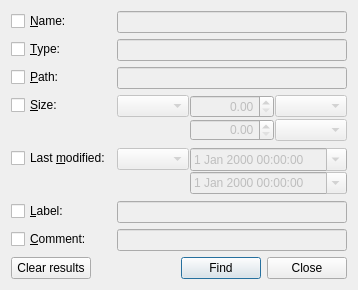
<ui version="4.0" >
 <class>FindWidget</class>
 <widget class="QWidget" name="FindWidget" >
  <property name="geometry" >
   <rect>
    <x>0</x>
    <y>0</y>
    <width>371</width>
    <height>280</height>
   </rect>
  </property>
  <property name="windowTitle" >
   <string>Find</string>
  </property>
  <property name="windowIcon" >
   <iconset resource="images/images.qrc" >
    <normaloff>:/images/filefind.png</normaloff>:/images/filefind.png</iconset>
  </property>
  <layout class="QVBoxLayout" name="verticalLayout" >
   <property name="sizeConstraint" >
    <enum>QLayout::SetFixedSize</enum>
   </property>
   <item>
    <layout class="QFormLayout" name="formLayout" >
     <item row="0" column="0" >
      <widget class="QCheckBox" name="nameCheck" >
       <property name="text" >
        <string>&amp;Name:</string>
       </property>
      </widget>
     </item>
     <item row="0" column="1" >
      <widget class="QLineEdit" name="nameEdit" >
       <property name="enabled" >
        <bool>false</bool>
       </property>
      </widget>
     </item>
     <item row="1" column="0" >
      <widget class="QCheckBox" name="typeCheck" >
       <property name="text" >
        <string>&amp;Type:</string>
       </property>
      </widget>
     </item>
     <item row="1" column="1" >
      <widget class="QLineEdit" name="typeEdit" >
       <property name="enabled" >
        <bool>false</bool>
       </property>
      </widget>
     </item>
     <item row="2" column="0" >
      <widget class="QCheckBox" name="pathCheck" >
       <property name="text" >
        <string>&amp;Path:</string>
       </property>
      </widget>
     </item>
     <item row="2" column="1" >
      <widget class="QLineEdit" name="pathEdit" >
       <property name="enabled" >
        <bool>false</bool>
       </property>
      </widget>
     </item>
     <item row="3" column="0" >
      <widget class="QCheckBox" name="sizeCheck" >
       <property name="text" >
        <string>&amp;Size:</string>
       </property>
      </widget>
     </item>
     <item row="3" column="1" >
      <layout class="QGridLayout" name="gridLayout" >
       <property name="spacing" >
        <number>1</number>
       </property>
       <item row="0" column="0" >
        <widget class="QComboBox" name="sizeFilterCombo" >
         <property name="enabled" >
          <bool>false</bool>
         </property>
        </widget>
       </item>
       <item row="0" column="1" >
        <layout class="QHBoxLayout" name="horizontalLayout" >
         <property name="spacing" >
          <number>1</number>
         </property>
         <item>
          <widget class="QDoubleSpinBox" name="sizeSpin" >
           <property name="enabled" >
            <bool>false</bool>
           </property>
           <property name="sizePolicy" >
            <sizepolicy vsizetype="Fixed" hsizetype="Expanding" >
             <horstretch>0</horstretch>
             <verstretch>0</verstretch>
            </sizepolicy>
           </property>
           <property name="alignment" >
            <set>Qt::AlignRight|Qt::AlignTrailing|Qt::AlignVCenter</set>
           </property>
           <property name="maximum" >
            <double>2147483647.000000000000000</double>
           </property>
          </widget>
         </item>
         <item>
          <widget class="QComboBox" name="sizeUnitCombo" >
           <property name="enabled" >
            <bool>false</bool>
           </property>
           <property name="sizePolicy" >
            <sizepolicy vsizetype="Fixed" hsizetype="Minimum" >
             <horstretch>0</horstretch>
             <verstretch>0</verstretch>
            </sizepolicy>
           </property>
          </widget>
         </item>
        </layout>
       </item>
       <item row="1" column="0" >
        <spacer name="horizontalSpacer" >
         <property name="orientation" >
          <enum>Qt::Horizontal</enum>
         </property>
         <property name="sizeType" >
          <enum>QSizePolicy::Preferred</enum>
         </property>
         <property name="sizeHint" stdset="0" >
          <size>
           <width>0</width>
           <height>0</height>
          </size>
         </property>
        </spacer>
       </item>
       <item row="1" column="1" >
        <layout class="QHBoxLayout" name="horizontalLayout_2" >
         <property name="spacing" >
          <number>1</number>
         </property>
         <item>
          <widget class="QDoubleSpinBox" name="toSpin" >
           <property name="enabled" >
            <bool>false</bool>
           </property>
           <property name="sizePolicy" >
            <sizepolicy vsizetype="Fixed" hsizetype="Expanding" >
             <horstretch>0</horstretch>
             <verstretch>0</verstretch>
            </sizepolicy>
           </property>
           <property name="alignment" >
            <set>Qt::AlignRight|Qt::AlignTrailing|Qt::AlignVCenter</set>
           </property>
           <property name="maximum" >
            <double>2147483647.000000000000000</double>
           </property>
          </widget>
         </item>
         <item>
          <widget class="QComboBox" name="toUnitCombo" >
           <property name="enabled" >
            <bool>false</bool>
           </property>
           <property name="sizePolicy" >
            <sizepolicy vsizetype="Fixed" hsizetype="Minimum" >
             <horstretch>0</horstretch>
             <verstretch>0</verstretch>
            </sizepolicy>
           </property>
          </widget>
         </item>
        </layout>
       </item>
      </layout>
     </item>
     <item row="4" column="0" >
      <widget class="QCheckBox" name="dateCheck" >
       <property name="text" >
        <string>Last &amp;modified:</string>
       </property>
      </widget>
     </item>
     <item row="4" column="1" >
      <layout class="QGridLayout" name="gridLayout_2" >
       <property name="spacing" >
        <number>1</number>
       </property>
       <item row="0" column="0" >
        <widget class="QComboBox" name="dateFilterCombo" >
         <property name="enabled" >
          <bool>false</bool>
         </property>
        </widget>
       </item>
       <item row="0" column="1" >
        <widget class="QDateTimeEdit" name="dateTimeEdit" >
         <property name="enabled" >
          <bool>false</bool>
         </property>
         <property name="sizePolicy" >
          <sizepolicy vsizetype="Fixed" hsizetype="Expanding" >
           <horstretch>0</horstretch>
           <verstretch>0</verstretch>
          </sizepolicy>
         </property>
         <property name="calendarPopup" >
          <bool>true</bool>
         </property>
        </widget>
       </item>
       <item row="1" column="0" >
        <spacer name="horizontalSpacer_2" >
         <property name="enabled" >
          <bool>false</bool>
         </property>
         <property name="orientation" >
          <enum>Qt::Horizontal</enum>
         </property>
         <property name="sizeType" >
          <enum>QSizePolicy::Preferred</enum>
         </property>
         <property name="sizeHint" stdset="0" >
          <size>
           <width>0</width>
           <height>0</height>
          </size>
         </property>
        </spacer>
       </item>
       <item row="1" column="1" >
        <widget class="QDateTimeEdit" name="toDateTimeEdit" >
         <property name="enabled" >
          <bool>false</bool>
         </property>
         <property name="sizePolicy" >
          <sizepolicy vsizetype="Fixed" hsizetype="Expanding" >
           <horstretch>0</horstretch>
           <verstretch>0</verstretch>
          </sizepolicy>
         </property>
         <property name="calendarPopup" >
          <bool>true</bool>
         </property>
        </widget>
       </item>
      </layout>
     </item>
     <item row="5" column="0" >
      <widget class="QCheckBox" name="labelCheck" >
       <property name="text" >
        <string>&amp;Label:</string>
       </property>
      </widget>
     </item>
     <item row="5" column="1" >
      <widget class="QLineEdit" name="labelEdit" >
       <property name="enabled" >
        <bool>false</bool>
       </property>
      </widget>
     </item>
     <item row="6" column="0" >
      <widget class="QCheckBox" name="commentCheck" >
       <property name="text" >
        <string>&amp;Comment:</string>
       </property>
      </widget>
     </item>
     <item row="6" column="1" >
      <widget class="QLineEdit" name="commentEdit" >
       <property name="enabled" >
        <bool>false</bool>
       </property>
      </widget>
     </item>
    </layout>
   </item>
   <item>
    <layout class="QHBoxLayout" name="horizontalLayout_3" >
     <item>
      <widget class="QPushButton" name="clearButton" >
       <property name="text" >
        <string>Clear results</string>
       </property>
      </widget>
     </item>
     <item>
      <spacer name="horizontalSpacer_3" >
       <property name="orientation" >
        <enum>Qt::Horizontal</enum>
       </property>
       <property name="sizeHint" stdset="0" >
        <size>
         <width>40</width>
         <height>20</height>
        </size>
       </property>
      </spacer>
     </item>
     <item>
      <widget class="QPushButton" name="findButton" >
       <property name="text" >
        <string>Find</string>
       </property>
       <property name="default" >
        <bool>true</bool>
       </property>
      </widget>
     </item>
     <item>
      <widget class="QPushButton" name="closeButton" >
       <property name="text" >
        <string>Close</string>
       </property>
      </widget>
     </item>
    </layout>
   </item>
  </layout>
 </widget>
 <tabstops>
  <tabstop>nameCheck</tabstop>
  <tabstop>nameEdit</tabstop>
  <tabstop>typeCheck</tabstop>
  <tabstop>typeEdit</tabstop>
  <tabstop>pathCheck</tabstop>
  <tabstop>pathEdit</tabstop>
  <tabstop>sizeCheck</tabstop>
  <tabstop>sizeFilterCombo</tabstop>
  <tabstop>sizeSpin</tabstop>
  <tabstop>sizeUnitCombo</tabstop>
  <tabstop>toSpin</tabstop>
  <tabstop>toUnitCombo</tabstop>
  <tabstop>dateCheck</tabstop>
  <tabstop>dateFilterCombo</tabstop>
  <tabstop>dateTimeEdit</tabstop>
  <tabstop>toDateTimeEdit</tabstop>
  <tabstop>labelCheck</tabstop>
  <tabstop>labelEdit</tabstop>
  <tabstop>commentCheck</tabstop>
  <tabstop>commentEdit</tabstop>
  <tabstop>findButton</tabstop>
  <tabstop>closeButton</tabstop>
 </tabstops>
 <resources>
  <include location="images/images.qrc" />
 </resources>
 <connections>
  <connection>
   <sender>nameCheck</sender>
   <signal>toggled(bool)</signal>
   <receiver>nameEdit</receiver>
   <slot>setEnabled(bool)</slot>
   <hints>
    <hint type="sourcelabel" >
     <x>46</x>
     <y>21</y>
    </hint>
    <hint type="destinationlabel" >
     <x>121</x>
     <y>21</y>
    </hint>
   </hints>
  </connection>
  <connection>
   <sender>typeCheck</sender>
   <signal>toggled(bool)</signal>
   <receiver>typeEdit</receiver>
   <slot>setEnabled(bool)</slot>
   <hints>
    <hint type="sourcelabel" >
     <x>43</x>
     <y>47</y>
    </hint>
    <hint type="destinationlabel" >
     <x>118</x>
     <y>48</y>
    </hint>
   </hints>
  </connection>
  <connection>
   <sender>pathCheck</sender>
   <signal>toggled(bool)</signal>
   <receiver>pathEdit</receiver>
   <slot>setEnabled(bool)</slot>
   <hints>
    <hint type="sourcelabel" >
     <x>45</x>
     <y>71</y>
    </hint>
    <hint type="destinationlabel" >
     <x>119</x>
     <y>72</y>
    </hint>
   </hints>
  </connection>
  <connection>
   <sender>sizeCheck</sender>
   <signal>toggled(bool)</signal>
   <receiver>sizeFilterCombo</receiver>
   <slot>setEnabled(bool)</slot>
   <hints>
    <hint type="sourcelabel" >
     <x>36</x>
     <y>96</y>
    </hint>
    <hint type="destinationlabel" >
     <x>126</x>
     <y>98</y>
    </hint>
   </hints>
  </connection>
  <connection>
   <sender>sizeCheck</sender>
   <signal>toggled(bool)</signal>
   <receiver>sizeSpin</receiver>
   <slot>setEnabled(bool)</slot>
   <hints>
    <hint type="sourcelabel" >
     <x>31</x>
     <y>100</y>
    </hint>
    <hint type="destinationlabel" >
     <x>213</x>
     <y>101</y>
    </hint>
   </hints>
  </connection>
  <connection>
   <sender>sizeCheck</sender>
   <signal>toggled(bool)</signal>
   <receiver>sizeUnitCombo</receiver>
   <slot>setEnabled(bool)</slot>
   <hints>
    <hint type="sourcelabel" >
     <x>44</x>
     <y>97</y>
    </hint>
    <hint type="destinationlabel" >
     <x>297</x>
     <y>100</y>
    </hint>
   </hints>
  </connection>
  <connection>
   <sender>sizeCheck</sender>
   <signal>toggled(bool)</signal>
   <receiver>toSpin</receiver>
   <slot>setEnabled(bool)</slot>
   <hints>
    <hint type="sourcelabel" >
     <x>31</x>
     <y>95</y>
    </hint>
    <hint type="destinationlabel" >
     <x>205</x>
     <y>121</y>
    </hint>
   </hints>
  </connection>
  <connection>
   <sender>sizeCheck</sender>
   <signal>toggled(bool)</signal>
   <receiver>toUnitCombo</receiver>
   <slot>setEnabled(bool)</slot>
   <hints>
    <hint type="sourcelabel" >
     <x>41</x>
     <y>98</y>
    </hint>
    <hint type="destinationlabel" >
     <x>299</x>
     <y>124</y>
    </hint>
   </hints>
  </connection>
  <connection>
   <sender>dateCheck</sender>
   <signal>toggled(bool)</signal>
   <receiver>dateFilterCombo</receiver>
   <slot>setEnabled(bool)</slot>
   <hints>
    <hint type="sourcelabel" >
     <x>60</x>
     <y>151</y>
    </hint>
    <hint type="destinationlabel" >
     <x>141</x>
     <y>151</y>
    </hint>
   </hints>
  </connection>
  <connection>
   <sender>dateCheck</sender>
   <signal>toggled(bool)</signal>
   <receiver>dateTimeEdit</receiver>
   <slot>setEnabled(bool)</slot>
   <hints>
    <hint type="sourcelabel" >
     <x>29</x>
     <y>150</y>
    </hint>
    <hint type="destinationlabel" >
     <x>228</x>
     <y>155</y>
    </hint>
   </hints>
  </connection>
  <connection>
   <sender>dateCheck</sender>
   <signal>toggled(bool)</signal>
   <receiver>toDateTimeEdit</receiver>
   <slot>setEnabled(bool)</slot>
   <hints>
    <hint type="sourcelabel" >
     <x>33</x>
     <y>157</y>
    </hint>
    <hint type="destinationlabel" >
     <x>201</x>
     <y>173</y>
    </hint>
   </hints>
  </connection>
  <connection>
   <sender>labelCheck</sender>
   <signal>toggled(bool)</signal>
   <receiver>labelEdit</receiver>
   <slot>setEnabled(bool)</slot>
   <hints>
    <hint type="sourcelabel" >
     <x>45</x>
     <y>198</y>
    </hint>
    <hint type="destinationlabel" >
     <x>117</x>
     <y>200</y>
    </hint>
   </hints>
  </connection>
  <connection>
   <sender>commentCheck</sender>
   <signal>toggled(bool)</signal>
   <receiver>commentEdit</receiver>
   <slot>setEnabled(bool)</slot>
   <hints>
    <hint type="sourcelabel" >
     <x>61</x>
     <y>227</y>
    </hint>
    <hint type="destinationlabel" >
     <x>124</x>
     <y>229</y>
    </hint>
   </hints>
  </connection>
  <connection>
   <sender>closeButton</sender>
   <signal>clicked()</signal>
   <receiver>FindWidget</receiver>
   <slot>close()</slot>
   <hints>
    <hint type="sourcelabel" >
     <x>299</x>
     <y>254</y>
    </hint>
    <hint type="destinationlabel" >
     <x>325</x>
     <y>275</y>
    </hint>
   </hints>
  </connection>
 </connections>
</ui>
